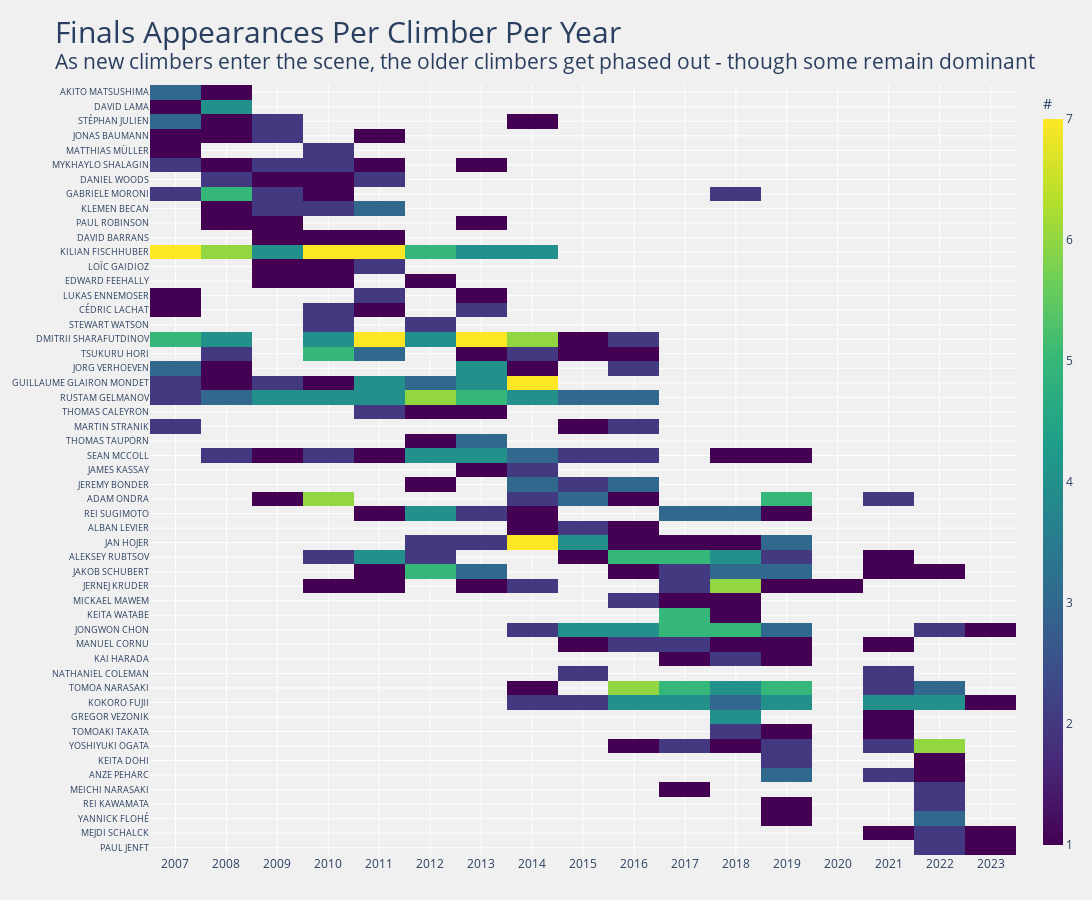

Here is the notebook cell this chart was saved with:
### Markdown cell above
## Using df.itertuples()
* x=YEARS
* y=list(data.index)
* z=z_data (z_data is df.to_numpy())
* added coloraxis to go.Heatmap()
* x-axis is categorical

### Code cell
plot_heatmap(final_num2)

### Figure 1 — Plotly figure (JSON) as saved in the notebook; plotly's stock layout.template omitted (floating-point values rounded to 4 significant figures; data arrays with more than 128 entries replaced by an {"elided": "..."} marker saying what was removed)
{"data": [{"coloraxis": "coloraxis", "hoverongaps": false, "hovertemplate": "<b>%{y}</b><br>Year: %{x}<br>Finals: %{z}", "name": "", "type": "heatmap", "x": [2007, 2008, 2009, 2010, 2011, 2012, 2013, 2014, 2015, 2016, 2017, 2018, 2019, 2020, 2021, 2022, 2023], "y": ["AKITO MATSUSHIMA", "DAVID LAMA", "STÉPHAN JULIEN", "JONAS BAUMANN", "MATTHIAS MÜLLER", "MYKHAYLO SHALAGIN", "DANIEL WOODS", "GABRIELE MORONI", "KLEMEN BECAN", "PAUL ROBINSON", "DAVID BARRANS", "KILIAN FISCHHUBER", "LOÏC GAIDIOZ", "EDWARD FEEHALLY", "LUKAS ENNEMOSER", "CÉDRIC LACHAT", "STEWART WATSON", "DMITRII SHARAFUTDINOV", "TSUKURU HORI", "JORG VERHOEVEN", "GUILLAUME GLAIRON MONDET", "RUSTAM GELMANOV", "THOMAS CALEYRON", "MARTIN STRANIK", "THOMAS TAUPORN", "SEAN MCCOLL", "JAMES KASSAY", "JEREMY BONDER", "ADAM ONDRA", "REI SUGIMOTO", "ALBAN LEVIER", "JAN HOJER", "ALEKSEY RUBTSOV", "JAKOB SCHUBERT", "JERNEJ KRUDER", "MICKAEL MAWEM", "KEITA WATABE", "JONGWON CHON", "MANUEL CORNU", "KAI HARADA", "NATHANIEL COLEMAN", "TOMOA NARASAKI", "KOKORO FUJII", "GREGOR VEZONIK", "TOMOAKI TAKATA", "YOSHIYUKI OGATA", "KEITA DOHI", "ANZE PEHARC", "MEICHI NARASAKI", "REI KAWAMATA", "YANNICK FLOHÉ", "MEJDI SCHALCK", "PAUL JENFT"], "z": {"elided": "53x17 int values"}}], "layout": {"coloraxis": {"colorbar": {"thickness": 20, "title": {"text": "#"}}, "colorscale": [[0, "#440154"], [0.1111, "#482878"], [0.2222, "#3e4989"], [0.3333, "#31688e"], [0.4444, "#26828e"], [0.5556, "#1f9e89"], [0.6667, "#35b779"], [0.7778, "#6ece58"], [0.8889, "#b5de2b"], [1, "#fde725"]]}, "height": 900, "margin": {"b": 45, "l": 25, "r": 25, "t": 85}, "paper_bgcolor": "#f0f0f0", "plot_bgcolor": "#f0f0f0", "title": {"font": {"size": 30}, "text": "Finals Appearances Per Climber Per Year<br><sup>As new climbers enter the scene, the older climbers get phased out - though some remain dominant"}, "width": 1200, "xaxis": {"autorange": true, "range": [-0.5, 16.5], "type": "category"}, "yaxis": {"autorange": true, "range": [52.5, -0.5], "tickfont": {"size": 9}, "type": "category"}}}
